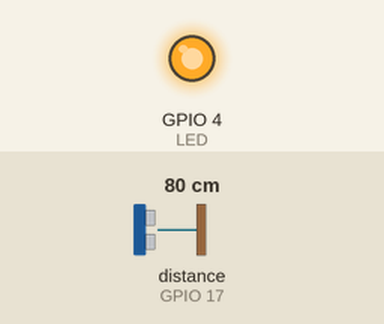
Recording of a program running on a simulated Raspberry Pi (BCM pin numbers). Parts: output pins drawn as LEDs (lit = HIGH). The inputs (shaded band) are chosen by the test bench; at power-on: distance to the obstacle (sensor on GPIO 17) 80 cm. The echo pulse lasts 58.3 µs per cm; the clock reads 2024-03-15 10:24:30 at power-on unless the program sets it; pins used as bus, display or sensor lines are not drawn; what the program prints to the terminal is not drawn.

Above: at 1.2 s.
1.3 s: distance to the obstacle (sensor on GPIO 17) set to 2 cm
Timing chart, 0 to 4.3 s (numbered marks = the images above; inputs shaded):
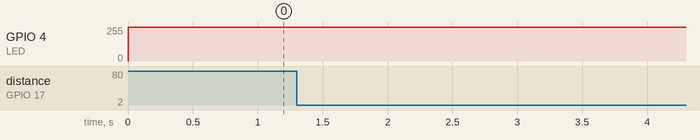

The program:

PWM_LED_ULTRASONIC.py
```python
import RPi.GPIO as GPIO
import time

GPIO.cleanup()
GPIO.setmode(GPIO.BCM)

## Define our pins ##
LED = 4
TRIG = 18
ECHO = 17

## setup our LED and our PWM
GPIO.setup(LED, GPIO.OUT)
pwm = GPIO.PWM(LED, 100)
GPIO.setup(TRIG, GPIO.OUT)
GPIO.setup(ECHO, GPIO.IN)

## init our duty cycle ##
pwm.start(100)

## max distance, this is when the LED start to shine ##
dc = 0
MAX = 22
step = 100/(MAX-2)
## this sensor HC-SRO4 range from 2cm - 4m

try:
    while True:
        GPIO.output(TRIG, True)
        time.sleep (0.0001)
        GPIO.output(TRIG, False)

        while GPIO.input(ECHO) == False:
            start_t = time.time()

        while GPIO.input(ECHO) == True:
            end_t = time.time()

        return_t = end_t - start_t

        distance = return_t/0.000058
        print(round(distance, 2))

        if (distance < MAX):
            dc = (MAX - distance)*step
            pwm.ChangeDutyCycle(dc)
            time.sleep(0.002)
        else:
            pass
except KeyboardInterrupt:
    print("Stop requested")

pwm.stop()
GPIO.cleanup()
```

Measured:
- after the input at 1.3 s, GPIO 4 (LED): 255/255 → 254/255 at once
